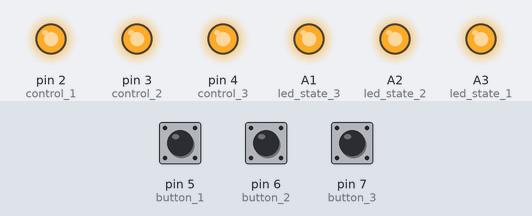
Bench run of a sketch on a simulated Arduino Uno, built with avr-gcc and run on an emulated ATmega328P. Shown: output pins drawn as LEDs (lit = HIGH). The inputs (shaded band) are chosen by the test bench; at power-on: pin 5 (button_1) LOW, pin 6 (button_2) LOW, pin 7 (button_3) LOW. EEPROM starts erased; no radio packets arrive unless stated; pins used as bus, display or sensor lines are not drawn; what the sketch prints to the serial monitor is not drawn.

Above: at 1.2 s.
1.3 s: pin 5 (button_1) pulled HIGH for 0.15 s
At 2.6 s:
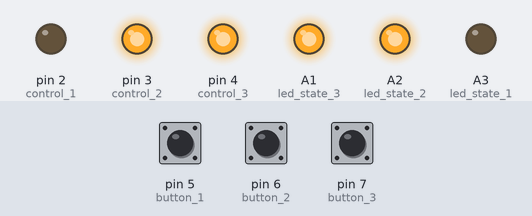
2.9 s: pin 6 (button_2) pulled HIGH for 0.15 s
At 3.9 s:
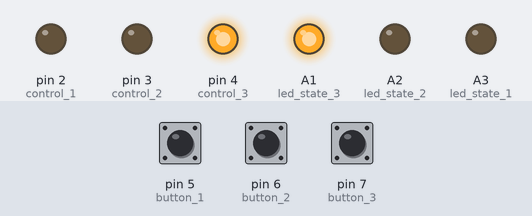
4.5 s: pin 7 (button_3) pulled HIGH for 0.15 s
At 5.1 s:
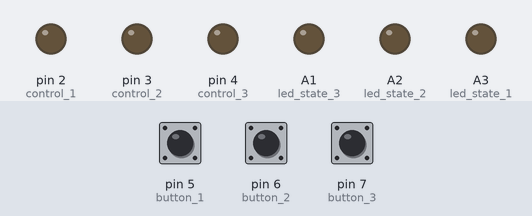
6.1 s: pin 5 (button_1) pulled HIGH for 1 s
At 7.6 s:
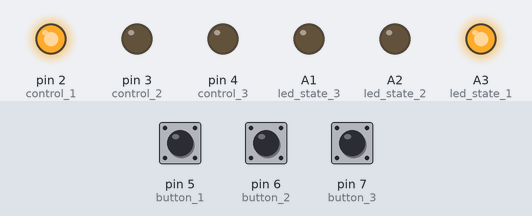
8.6 s: pin 6 (button_2) pulled HIGH for 1 s
At 10.7 s:
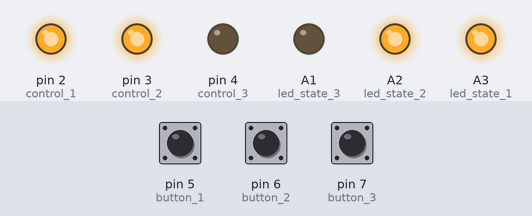
11.1 s: pin 5 (button_1) pulled HIGH for 0.15 s
At 12.6 s:
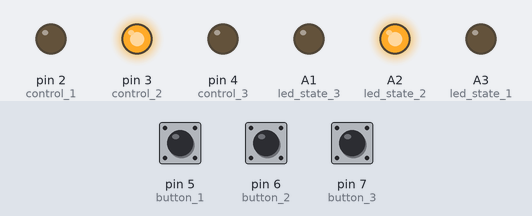
Timing chart, 0 to 13.7 s (numbered marks = the images above; inputs shaded):
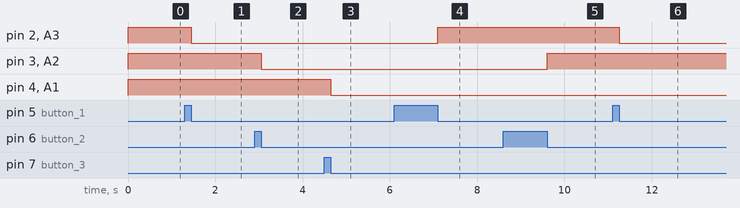

Measured:
- after the input at 1.3 s, pin 2 (control_1), A3 (led_state_1): HIGH → LOW after 0.15 s
- after the input at 2.9 s, pin 3 (control_2), A2 (led_state_2): HIGH → LOW after 0.15 s
- after the input at 4.5 s, pin 4 (control_3), A1 (led_state_3): HIGH → LOW after 0.15 s
- after the input at 6.1 s, pin 2 (control_1), A3 (led_state_1): LOW → HIGH after 1.0 s
- after the input at 8.6 s, pin 3 (control_2), A2 (led_state_2): LOW → HIGH after 1.0 s
- after the input at 11.1 s, pin 2 (control_1), A3 (led_state_1): HIGH → LOW after 0.15 s

The sketch:

CA-SWR3.ino
```cpp
/* In this product - the address (channel) to communicate is define as <the HC code> (3 degits)
+ <company code> (7 degits) + <product code> (3 degits). So we have the following list product code:
CA-SWR: 1002502019001 (13)
CA-SWR2: 1002502019002 (13)
CA-SWR3: 1002502019003 (13)

  Product code: 740a8d1e-c649-475e-a270-c5d9a44b40a8
  RF channel (3 button): 83878226022002
  Button topic: 774f2306-51ad-4bf1-ba9e-0ddee9bd2375
                5124ba3a-7a45-472b-8468-6f2a041733ac
                a0087ff7-3613-442f-b6c5-0d5d2f0f1a30
*/

#include <Arduino.h>
#include <EEPROM.h>
#include <RF24.h>
#include <SPI.h>
using namespace std;

int CE = 9;
int CSN = 10;
RF24 radio(CE, CSN);                         //nRF24L01 (CE,CSN) connections PIN
const uint64_t address = 1002502019003;       //Changeable

const int button_1 = 5;
const int button_2 = 6;
const int button_3 = 7;
const int control_1 = 2;
const int control_2 = 3;
const int control_3 = 4;
const int led_state_1 = A3;
const int led_state_2 = A2;
const int led_state_3 = A1;

int deviceState_1, deviceState_2, deviceState_3;

boolean state_Device_sendtoHC[3];
boolean state_Device_controlfromHC[3];

void checkDevicesState()
{
  deviceState_1 = EEPROM.read(0);
  deviceState_2 = EEPROM.read(1);
  deviceState_3 = EEPROM.read(2);

  if (deviceState_1)
  {
    digitalWrite(control_1, HIGH);
    digitalWrite(led_state_1, HIGH);
  }
  else
  {
    digitalWrite(control_1, LOW);
    digitalWrite(led_state_1, LOW);
  }

  if (deviceState_2)
  {
    digitalWrite(control_2, HIGH);
    digitalWrite(led_state_2, HIGH);
  }
  else
  {
    digitalWrite(control_2, LOW);
    digitalWrite(led_state_2, LOW);
  }

  if (deviceState_3)
  {
    digitalWrite(control_3, HIGH);
    digitalWrite(led_state_3, HIGH);
  }
  else
  {
    digitalWrite(control_3, LOW);
    digitalWrite(led_state_3, LOW);
  }
}

int isButton_Click(int GPIO_to_read)
{
  int out = 0;
  while (digitalRead(GPIO_to_read) == 1)
  {
    delay(50);
    out = 1;
  }
  return out;
}

void setup()
{
  SPI.begin();
  Serial.begin(9600);
  Serial.println("\nCA-SWR3 say hello to your home <3 ! ");
  pinMode(button_1, INPUT);
  pinMode(button_2, INPUT);
  pinMode(button_3, INPUT);
  pinMode(control_1, OUTPUT);
  pinMode(control_2, OUTPUT);
  pinMode(control_3, OUTPUT);
  pinMode(led_state_1, OUTPUT);
  pinMode(led_state_2, OUTPUT);
  pinMode(led_state_3, OUTPUT);
  pinMode(CSN, OUTPUT);

  checkDevicesState();
  radio.begin();
  radio.setRetries(15, 15);
  radio.setPALevel(RF24_PA_MAX);
}

void loop()
{
  radio.openReadingPipe(1, address);
  radio.startListening();

  if (radio.available())
  {
    memset(&state_Device_controlfromHC, ' ', sizeof(state_Device_controlfromHC));
    radio.read(&state_Device_controlfromHC, sizeof(state_Device_controlfromHC));

    digitalWrite(control_1, state_Device_controlfromHC[0]);
    digitalWrite(led_state_1, state_Device_controlfromHC[0]);
    deviceState_1 = state_Device_controlfromHC[0];

    digitalWrite(control_2, state_Device_controlfromHC[1]);
    digitalWrite(led_state_2, state_Device_controlfromHC[1]);
    deviceState_2 = state_Device_controlfromHC[1];

    digitalWrite(control_3, state_Device_controlfromHC[2]);
    digitalWrite(led_state_3, state_Device_controlfromHC[2]);
    deviceState_3 = state_Device_controlfromHC[2];
  }

  boolean check_Button_1 = isButton_Click(button_1);
  boolean check_Button_2 = isButton_Click(button_2);
  boolean check_Button_3 = isButton_Click(button_3);

  if (check_Button_1)
  {
    radio.stopListening();
    deviceState_1 = !deviceState_1;
    digitalWrite(control_1, deviceState_1);
    digitalWrite(led_state_1, deviceState_1);
    state_Device_sendtoHC[0] = deviceState_1;
    state_Device_sendtoHC[1] = deviceState_2;
    state_Device_sendtoHC[2] = deviceState_3;
    EEPROM.update(0, deviceState_1);

    radio.openWritingPipe(address);
    radio.write(&state_Device_sendtoHC, sizeof(state_Device_sendtoHC));
  }

  if (check_Button_2)
  {
    radio.stopListening();
    deviceState_2 = !deviceState_2;
    digitalWrite(control_2, deviceState_2);
    digitalWrite(led_state_2, deviceState_2);
    state_Device_sendtoHC[0] = deviceState_1;
    state_Device_sendtoHC[1] = deviceState_2;
    state_Device_sendtoHC[2] = deviceState_3;
    EEPROM.update(1, deviceState_2);

    radio.openWritingPipe(address);
    radio.write(&state_Device_sendtoHC, sizeof(state_Device_sendtoHC));
  }

  if (check_Button_3)
  {
    radio.stopListening();
    deviceState_3 = !deviceState_3;
    digitalWrite(control_3, deviceState_3);
    digitalWrite(led_state_3, deviceState_3);
    state_Device_sendtoHC[0] = deviceState_1;
    state_Device_sendtoHC[1] = deviceState_2;
    state_Device_sendtoHC[2] = deviceState_3;
    EEPROM.update(2, deviceState_3);

    radio.openWritingPipe(address);
    radio.write(&state_Device_sendtoHC, sizeof(state_Device_sendtoHC));
  }
}
```
